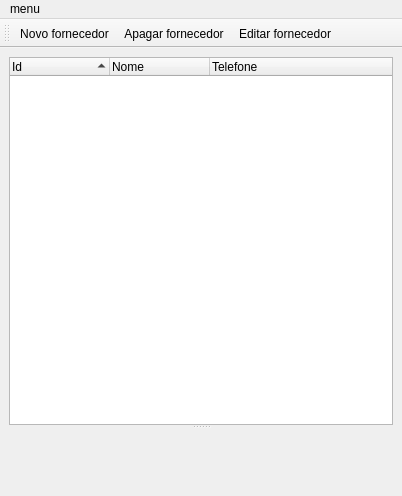
<?xml version="1.0" encoding="UTF-8"?>
<ui version="4.0">
 <class>MainWindow</class>
 <widget class="QMainWindow" name="MainWindow">
  <property name="geometry">
   <rect>
    <x>0</x>
    <y>0</y>
    <width>402</width>
    <height>496</height>
   </rect>
  </property>
  <property name="windowTitle">
   <string>PharmaCC</string>
  </property>
  <widget class="QWidget" name="centralwidget">
   <layout class="QVBoxLayout" name="verticalLayout">
    <item>
     <widget class="QSplitter" name="splitter">
      <property name="orientation">
       <enum>Qt::Vertical</enum>
      </property>
      <widget class="QTreeWidget" name="list">
       <property name="tabKeyNavigation">
        <bool>true</bool>
       </property>
       <property name="alternatingRowColors">
        <bool>true</bool>
       </property>
       <property name="itemsExpandable">
        <bool>false</bool>
       </property>
       <property name="sortingEnabled">
        <bool>true</bool>
       </property>
       <property name="expandsOnDoubleClick">
        <bool>false</bool>
       </property>
       <column>
        <property name="text">
         <string>Id</string>
        </property>
       </column>
       <column>
        <property name="text">
         <string>Nome</string>
        </property>
       </column>
       <column>
        <property name="text">
         <string>Telefone</string>
        </property>
       </column>
      </widget>
      <widget class="editor" name="editor" native="true"/>
     </widget>
    </item>
   </layout>
  </widget>
  <widget class="QMenuBar" name="menubar">
   <property name="geometry">
    <rect>
     <x>0</x>
     <y>0</y>
     <width>402</width>
     <height>22</height>
    </rect>
   </property>
   <widget class="QMenu" name="menuMenu">
    <property name="title">
     <string>menu</string>
    </property>
    <addaction name="actionNew_Provider"/>
    <addaction name="actionDelete_Provider"/>
    <addaction name="actionEdit_Provider"/>
   </widget>
   <addaction name="menuMenu"/>
  </widget>
  <widget class="QToolBar" name="toolBar">
   <property name="windowTitle">
    <string>toolBar</string>
   </property>
   <attribute name="toolBarArea">
    <enum>TopToolBarArea</enum>
   </attribute>
   <attribute name="toolBarBreak">
    <bool>false</bool>
   </attribute>
   <addaction name="actionNew_Provider"/>
   <addaction name="actionDelete_Provider"/>
   <addaction name="actionEdit_Provider"/>
  </widget>
  <action name="actionDelete_Provider">
   <property name="text">
    <string>Apagar fornecedor</string>
   </property>
   <property name="toolTip">
    <string>Apaga o fornecedor selecionado</string>
   </property>
   <property name="shortcut">
    <string>Del</string>
   </property>
  </action>
  <action name="actionNew_Provider">
   <property name="text">
    <string>Novo fornecedor</string>
   </property>
   <property name="toolTip">
    <string>Cadastrar novo fornecedor</string>
   </property>
   <property name="shortcut">
    <string>Ctrl+N</string>
   </property>
  </action>
  <action name="actionEdit_Provider">
   <property name="text">
    <string>Editar fornecedor</string>
   </property>
   <property name="toolTip">
    <string>Editar fornecedor selecionado</string>
   </property>
   <property name="shortcut">
    <string>Ctrl+E</string>
   </property>
  </action>
 </widget>
 <customwidgets>
  <customwidget>
   <class>editor</class>
   <extends>QWidget</extends>
   <header>editor</header>
   <container>1</container>
   <slots>
    <slot>edit()</slot>
   </slots>
  </customwidget>
 </customwidgets>
 <resources/>
 <connections>
  <connection>
   <sender>list</sender>
   <signal>itemSelectionChanged()</signal>
   <receiver>editor</receiver>
   <slot>hide()</slot>
   <hints>
    <hint type="sourcelabel">
     <x>200</x>
     <y>243</y>
    </hint>
    <hint type="destinationlabel">
     <x>200</x>
     <y>458</y>
    </hint>
   </hints>
  </connection>
  <connection>
   <sender>list</sender>
   <signal>itemDoubleClicked(QTreeWidgetItem*,int)</signal>
   <receiver>editor</receiver>
   <slot>edit()</slot>
   <hints>
    <hint type="sourcelabel">
     <x>200</x>
     <y>243</y>
    </hint>
    <hint type="destinationlabel">
     <x>200</x>
     <y>458</y>
    </hint>
   </hints>
  </connection>
 </connections>
</ui>
